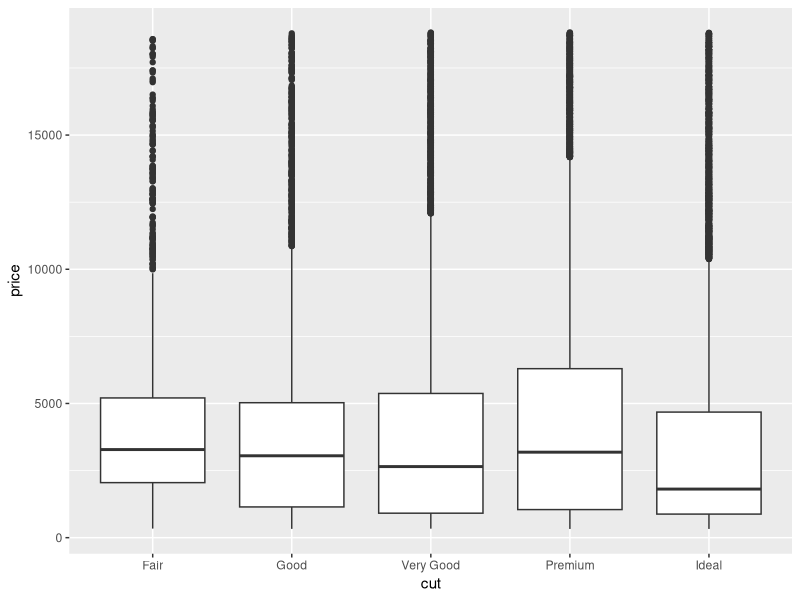
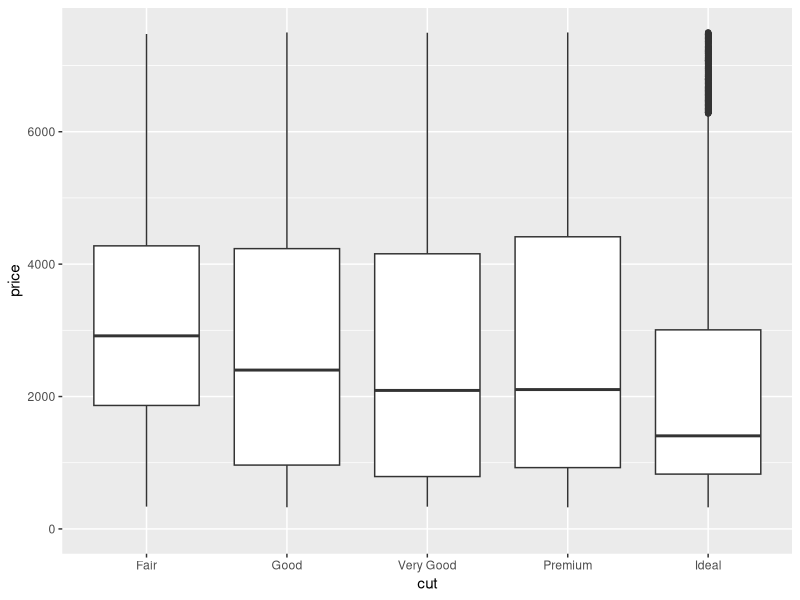
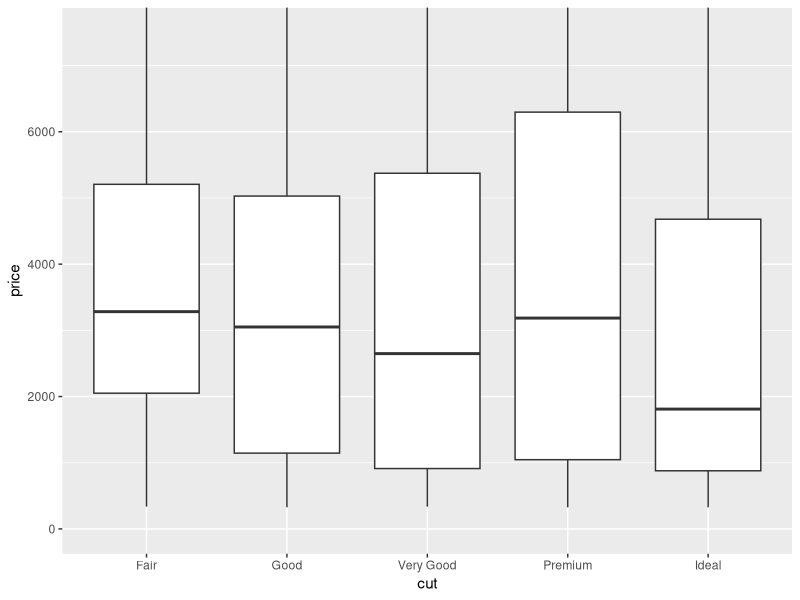
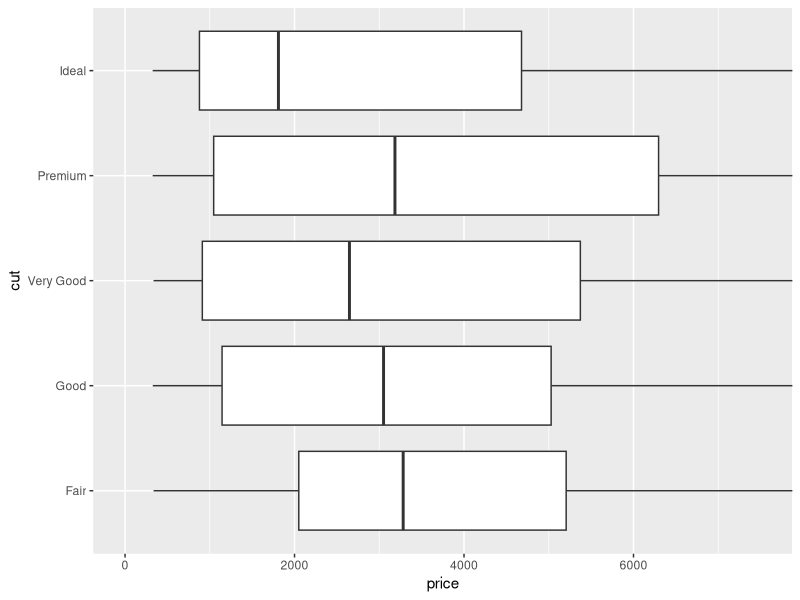
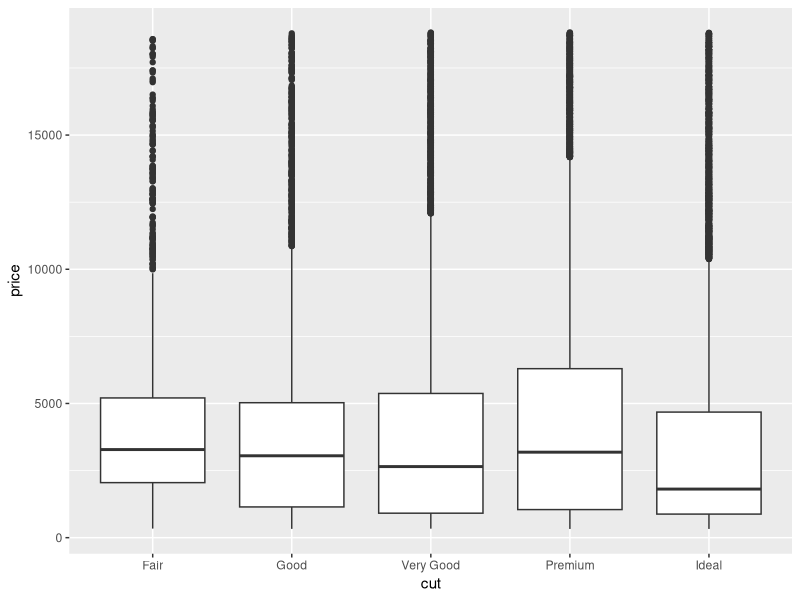
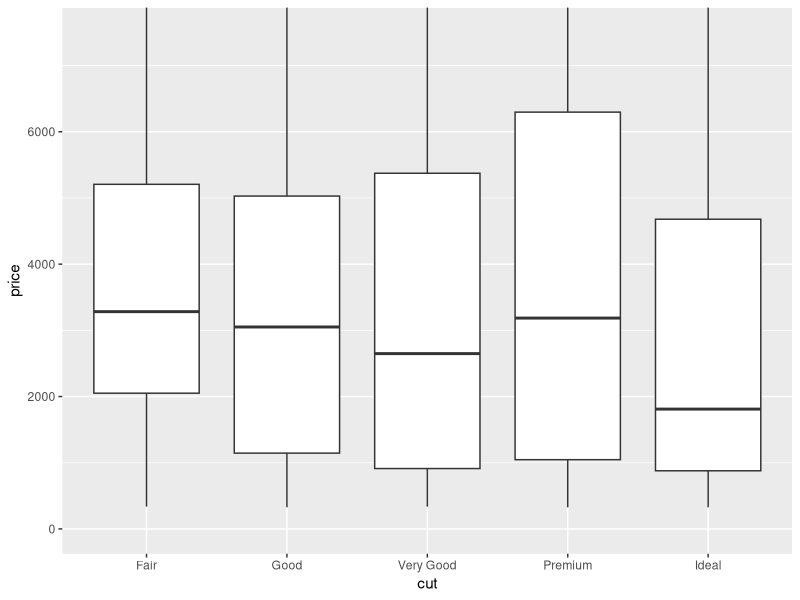
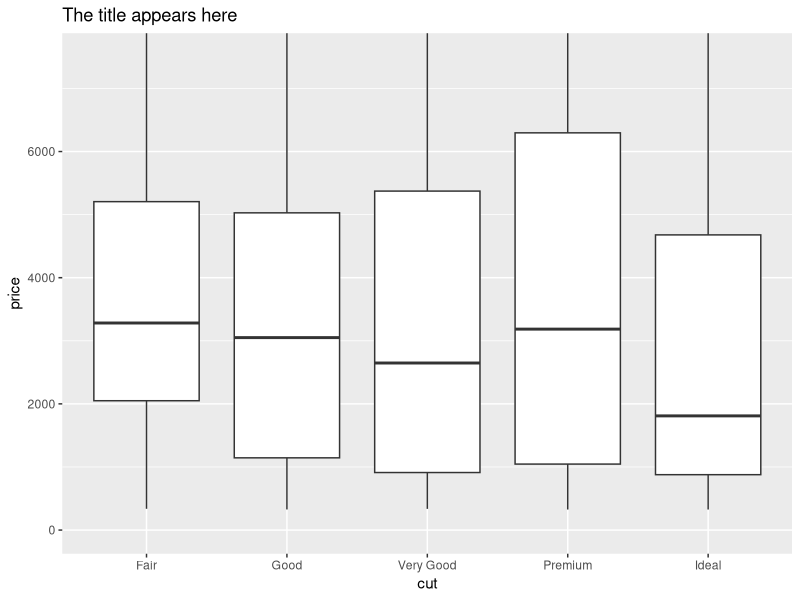
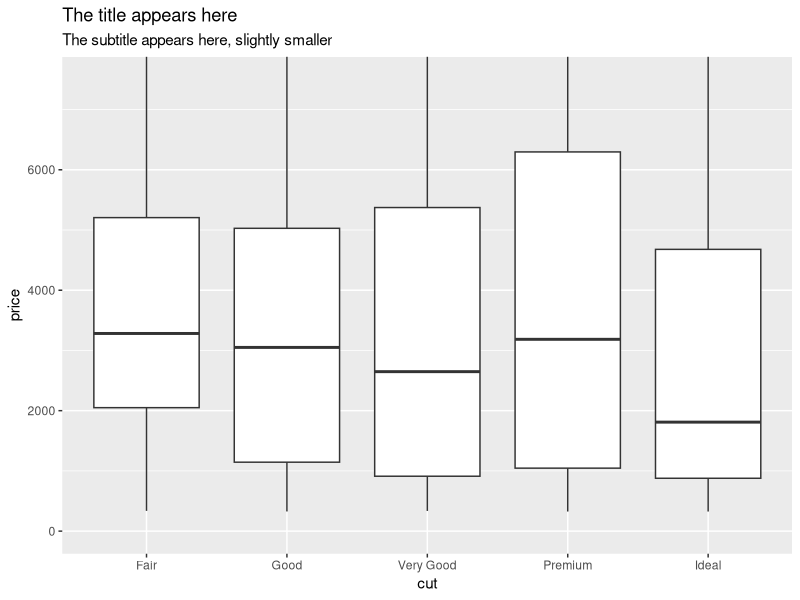

The R script that drew these images, in order: (Note: this script raises an error after producing the figures.)
## ---- chunk 1
#| include: false
library(mgcv)
library(tidyverse)
library(ggthemes)
library(RColorBrewer)
library(viridis)

p <- ggplot(diamonds) +
  geom_boxplot(mapping = aes(x = cut, y = price))

p1 <- ggplot(data = diamonds, mapping = aes(x = carat, y = price)) +
  geom_smooth(mapping = aes(color = cut), se = FALSE) + 
  labs(title = "Carat size vs. Price",
       subtitle = "Fair cut diamonds tend to be large, but they fetch the lowest prices for most carat sizes.",
       caption = "Data by Hadley Wickham")

p_cont <- ggplot(data = mpg) + 
  geom_jitter(mapping = aes(x = displ, y = hwy, color = hwy)) +
  theme_bw()

p_legend <- ggplot(data = mpg) + 
  geom_jitter(mapping = aes(x = displ, y = hwy, color = class, fill = hwy), 
              shape = 21, size = 3, stroke = 1) +
  theme_bw()

knitr::opts_chunk$set(error = TRUE, out.width = "100%", message = FALSE)
## ---- chunk 2
p <- ggplot(diamonds) +
  geom_boxplot(mapping = aes(x = cut, y = price))
## ---- chunk 3
diamonds %>% 
  group_by(cut) %>% 
  summarise(median = median(price))
## ---- chunk 4
p
## ---- chunk 5
p + ylim(0, 7500)
p + coord_cartesian(ylim = c(0, 7500))
## ---- chunk 6
p + coord_flip(ylim = c(0, 7500))
## ---- chunk 7
p
## ---- chunk 8
p <- p + coord_cartesian(ylim = c(0, 7500))
p
## ---- chunk 9
p + labs(title = "The title appears here")
## ---- chunk 10
p + labs(title = "The title appears here",
         subtitle = "The subtitle appears here, slightly smaller")
## ---- chunk 11
p + labs(title = "The title appears here",
         subtitle = "The subtitle appears here, slightly smaller",
         caption = "Captions appear at the bottom.")
## ---- chunk 12
#| include: false
p <- ggplot(diamonds) +
  geom_boxplot(mapping = aes(x = cut, y = price)) + 
  coord_cartesian(ylim = c(0, 7500))
## ---- chunk 13
p1 <- ggplot(data = diamonds, mapping = aes(x = carat, y = price)) +
  geom_smooth(mapping = aes(color = cut), se = FALSE) + 
  labs(title = "Carat size vs. Price",
       subtitle = "Fair cut diamonds tend to be large, but they fetch the lowest prices for most carat sizes.",
       caption = "Data by Hadley Wickham")
## ---- chunk 14
p1 + annotate("text", x = 4, y = 7500, label = "There are no cheap,\nlarge diamonds")
## ---- chunk 15
p1 + theme_bw()
p1 + theme_economist()
## ---- chunk 16
p1 <- p1 + theme_bw()
p1
## ---- chunk 17
p1 + scale_color_grey()
## ---- chunk 18
p1 +
  scale_x_log10() + 
  scale_y_log10()
## ---- chunk 19
p1 <- ggplot(data = diamonds, mapping = aes(x = carat, y = price)) +
  geom_smooth(mapping = aes(color = cut), se = FALSE) + 
  labs(title = "Carat size vs. Price",
       subtitle = "Fair cut diamonds tend to be large, but they fetch the lowest prices for most carat sizes.",
       caption = "Data by Hadley Wickham") + theme_bw()
## ---- chunk 20
p1 + scale_color_brewer(palette = "Purples")
## ---- chunk 21
p1 + scale_color_brewer(palette = "Spectral")
## ---- chunk 22
p_cont <- ggplot(data = mpg) + 
  geom_jitter(mapping = aes(x = displ, y = hwy, color = hwy)) +
  theme_bw()

p_cont
## ---- chunk 23
p_cont + scale_color_brewer()
## ---- chunk 24
p_cont + scale_color_distiller(palette = "Spectral")
## ---- chunk 25
p_cont + scale_color_distiller(palette = "BrBG")
## ---- chunk 26
p_cont + scale_color_viridis()
## ---- chunk 27
p_legend <- ggplot(data = mpg) + 
  geom_jitter(mapping = aes(x = displ, y = hwy, color = class, fill = hwy), 
              shape = 21, size = 3, stroke = 1) +
  theme_bw()

p_legend
## ---- chunk 28
p_legend + guides(fill = "legend", color = "none")
## ---- chunk 29
p1 + scale_color_brewer(name = "Cut Grade", labels = c("Very Bad", "Bad", "Mediocre", "Nice", "Very Nice"))
## ---- chunk 30
p1
## ---- chunk 31
p1 + scale_color_discrete(name = "Cut Grade", labels = c("Very Bad", "Bad", "Mediocre", "Nice", "Very Nice"))
## ---- chunk 32
p1 + scale_x_continuous(name = "Carat Size", labels = c("Zero", "One", "Two", "Three", "Four", "Five"))
## ---- chunk 33
ggplot(diamonds, aes(x = carat, y = price)) +
  geom_point() + 
  geom_smooth(aes(color = cut), se = FALSE) +  
  labs(title = "Ideal cut diamonds command the best price for every carat size",
       subtitle = "Lines show GAM estimate of mean values for each level of cut",
       caption = "Data provided by Hadley Wickham",
       x = "Log Carat Size",
       y = "Log Price Size",
       color = "Cut Rating") +
  scale_x_log10() +
  scale_y_log10() +
  scale_color_brewer(palette = "Greens") +
  theme_light()
